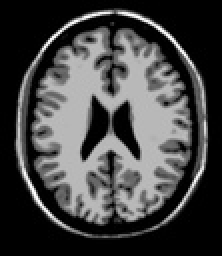
%> input picture A2/A2-22B1053-22B1205-22B1025/T1.jpg, 111 x 128 px, shrunk from 460 x 532 before the run (shown 2 times larger)
$ octave A2Q6.m   (GNU Octave 9; MATLAB toolbox functions it lacks are replaced by stand-ins)
%> lines starting %> are read from the running program, lines starting %| are printed output that depends on the picture
% Load the first image (im) and the second image (im2)
image1 = double(imread('T1.jpg'));
%> image1: size 128x111 double; min 0, max 255, mean 68.5; mean of the top-left, top-right, bottom-left and bottom-right quarters 70.2, 70.6, 67.1, 66
image2 = double(imread('T2.jpg'));
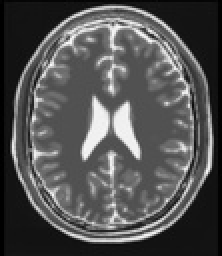
%> input picture A2/A2-22B1053-22B1205-22B1025/T2.jpg, 111 x 128 px, shrunk from 460 x 532 before the run (shown 2 times larger)
%> image2: size 128x111 double; min 0, max 250, mean 82.7; mean of the top-left, top-right, bottom-left and bottom-right quarters 80.9, 86.4, 80.4, 83.1

% Define the bin width for histogram calculations
bin_width = 10;

% Define a range of shifts (tx) to explore
shift_values = -10:10;

% Initialize arrays to store correlation coefficients and QMI values
correlation_coefficients = zeros(1, length(shift_values));
qmi_values = zeros(1, length(shift_values));

% Loop through different shift values (tx)
for i = 1:length(shift_values)
    shift_x = shift_values(i);

    % Apply the shift to the second image (im2)
    if shift_x < 0
        shifted_image2 = [image2(:, abs(shift_x) + 1:end), zeros(size(image2, 1), abs(shift_x))];
    elseif shift_x > 0
        shifted_image2 = [zeros(size(image2, 1), shift_x), image2(:, 1:end - shift_x)];
    else
        shifted_image2 = image2; % No shift
    end

    % Initialize histograms and joint histogram
    num_bins = round(256 / bin_width);
    joint_histogram = zeros(num_bins, num_bins);
    histogram_image1 = zeros(num_bins, 1);
    histogram_shifted_image2 = zeros(num_bins, 1);

    % Calculate joint histogram
    for a = 1:size(image1, 1)
        for j = 1:size(image1, 2)
            bin_image1 = floor(double(image1(a, j)) / bin_width) + 1;
            bin_shifted_image2 = floor(double(shifted_image2(a, j)) / bin_width) + 1;
            joint_histogram(bin_image1, bin_shifted_image2) = joint_histogram(bin_image1, bin_shifted_image2) + 1;
        end
    end

    % Calculating Marginal histograms from Joint Histograms
    for x = 1:size(joint_histogram, 1)
        for y = 1:size(joint_histogram, 2)
            histogram_image1(x) = histogram_image1(x) + joint_histogram(x, y);
            histogram_shifted_image2(y) = histogram_shifted_image2(y) + joint_histogram(x, y);
        end
    end

    % Normalize histograms and joint histogram
    joint_histogram = joint_histogram / sum(joint_histogram(:));
    histogram_image1 = histogram_image1 / sum(histogram_image1);
    histogram_shifted_image2 = histogram_shifted_image2 / sum(histogram_shifted_image2);

    % Calculate the correlation coefficient (ρ)
    % Compute the means of each image manually
    mean_image1 = sum(image1(:)) / numel(image1);
    mean_shifted_image2 = sum(shifted_image2(:)) / numel(shifted_image2(:));

    numerator=0;
    denominator_image1=0;
    denominator_shifted_image2=0;
    % Calculate the numerator and denominators manually
    for a = 1:size(image1, 1)
        for j = 1:size(image1, 2)
            diff_image1 = image1(a, j) - mean_image1;
            diff_shifted_image2 = shifted_image2(a, j) - mean_shifted_image2;

            numerator = numerator + (diff_image1 * diff_shifted_image2);
            denominator_image1 = denominator_image1 + (diff_image1^2);
            denominator_shifted_image2 = denominator_shifted_image2 + (diff_shifted_image2^2);
        end
    end

    % Finally
    correlation_coefficients(i) = numerator / (sqrt(denominator_image1) * sqrt(denominator_shifted_image2));

    % Calculate the Quadratic Mutual Information (QMI)
    qmi = 0;
    for a = 1:size(joint_histogram, 1)
        for j = 1:size(joint_histogram, 2)
            qmi = qmi + (joint_histogram(a, j) - histogram_image1(a) * histogram_shifted_image2(j))^2;
        end
    end
    qmi_values(i) = qmi;
end
%> this loop made 21 passes
%> mean_shifted_image2 on passes 1 to 12: 80.18, 80.64, 81.14, 81.69, 82.05, 82.24, 82.4, 82.58, 82.72, 82.72, 82.72, 82.72
%> pass 1, `joint_histogram = joint_histogram / sum(joint_histogram(:));`:
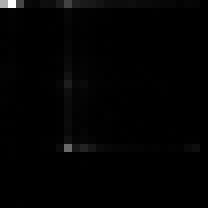
%> joint_histogram: size 26x26 double (shown 8 times larger); min 0, max 0.142, mean 0.00148; drawn with min black and max white
%> after the loop:
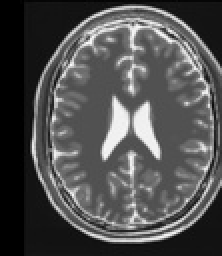
%> shifted_image2: size 128x111 double (shown 2 times larger); min 0, max 250, mean 79.6
%> after the loop, correlation_coefficients = 21 values, max 0.374 at index 20, min 0.144 at index 11, mean 0.318; histogram_image1 = 26 values, max 0.476 at index 1, min 0.00169 at index 22, mean 0.0385; histogram_shifted_image2 = 26 values, max 0.203 at index 9, min 0.000211 at index 26, mean 0.0385; qmi_values = 21 values, max 0.0399 at index 11, min 0.0126 at index 21, mean 0.0216

% Create a figure with two subplots to display results
figure;

% Plot 1: Correlation Coefficient vs. Shift (Original Image 2)
plot(shift_values, correlation_coefficients, '-o');
xlabel('Shift (tx pixels)');
ylabel('Correlation Coefficient');
title('Correlation Coefficient vs. Shift');
%> figure, not shown here; curve peaks at x = 9, y = 0.374

figure;
% Plot 2: QMI vs. Shift (Original Image 2)
plot(shift_values, qmi_values, '-o');
xlabel('Shift (tx pixels)');
ylabel('Quadratic Mutual Information (QMI)');
title('QMI vs. Shift');
%> figure, not shown here; curve peaks at x = 0, y = 0.0399

% Same process for Negative of Image 1
image2 = 255 - image1;
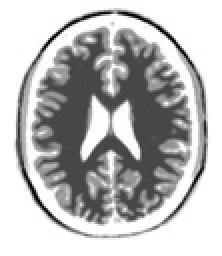
%> image2: size 128x111 double (shown 2 times larger); min 0, max 255, mean 186.5

% Initialize arrays to store correlation coefficients and QMI values
correlation_coefficients = zeros(1, length(shift_values));
qmi_values = zeros(1, length(shift_values));

% Loop through different shift values (tx)
for i = 1:length(shift_values)
    shift_x = shift_values(i);

    % Apply the shift to the second image (im2)
    if shift_x < 0
        shifted_image2 = [image2(:, abs(shift_x) + 1:end), zeros(size(image2, 1), abs(shift_x))];
    elseif shift_x > 0
        shifted_image2 = [zeros(size(image2, 1), shift_x), image2(:, 1:end - shift_x)];
    else
        shifted_image2 = image2; % No shift
    end

    % Initialize histograms and joint histogram
    num_bins = round(256 / bin_width);
    joint_histogram = zeros(num_bins, num_bins);
    histogram_image1 = zeros(num_bins, 1);
    histogram_shifted_image2 = zeros(num_bins, 1);

    % Calculate joint histogram
    for a = 1:size(image1, 1)
        for j = 1:size(image1, 2)
            bin_image1 = floor(double(image1(a, j)) / bin_width) + 1;
            bin_shifted_image2 = floor(double(shifted_image2(a, j)) / bin_width) + 1;
            joint_histogram(bin_image1, bin_shifted_image2) = joint_histogram(bin_image1, bin_shifted_image2) + 1;
        end
    end

    % Calculating Marginal histograms from Joint Histograms
    for x = 1:size(joint_histogram, 1)
        for y = 1:size(joint_histogram, 2)
            histogram_image1(x) = histogram_image1(x) + joint_histogram(x, y);
            histogram_shifted_image2(y) = histogram_shifted_image2(y) + joint_histogram(x, y);
        end
    end

    % Normalize histograms and joint histogram
    joint_histogram = joint_histogram / sum(joint_histogram(:));
    histogram_image1 = histogram_image1 / sum(histogram_image1);
    histogram_shifted_image2 = histogram_shifted_image2 / sum(histogram_shifted_image2);

    numerator=0;
    denominator_image1=0;
    denominator_shifted_image2=0;
    % Calculate the correlation coefficient (ρ)
    % Compute the means of each image manually
    mean_image1 = sum(image1(:)) / numel(image1);
    mean_shifted_image2 = sum(shifted_image2(:)) / numel(shifted_image2(:));

    % Calculate the numerator and denominators manually
    for a = 1:size(image1, 1)
        for j = 1:size(image1, 2)
            diff_image1 = image1(a, j) - mean_image1;
            diff_shifted_image2 = shifted_image2(a, j) - mean_shifted_image2;

            numerator = numerator + (diff_image1 * diff_shifted_image2);
            denominator_image1 = denominator_image1 + (diff_image1^2);
            denominator_shifted_image2 = denominator_shifted_image2 + (diff_shifted_image2^2);
        end
    end

    % Finally
    correlation_coefficients(i) = numerator / (sqrt(denominator_image1) * sqrt(denominator_shifted_image2));

    % Calculate the Quadratic Mutual Information (QMI)
    qmi = 0;
    for a = 1:size(joint_histogram, 1)
        for j = 1:size(joint_histogram, 2)
            qmi = qmi + (joint_histogram(a, j) - histogram_image1(a) * histogram_shifted_image2(j))^2;
        end
    end
    qmi_values(i) = qmi;
end
%> this loop made 21 passes
%> mean_shifted_image2 on passes 1 to 12: 164.2, 166.1, 168.2, 170.4, 172.7, 175, 177.3, 179.6, 181.9, 184.2, 186.5, 184.2
%> pass 1, `shifted_image2 = [image2(:, abs(shift_x) + 1:end), zeros(size(image2, ..`:
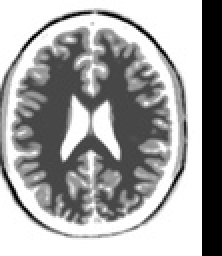
%> shifted_image2: size 128x111 double (shown 2 times larger); min 0, max 255, mean 164.2
%> after the loop:
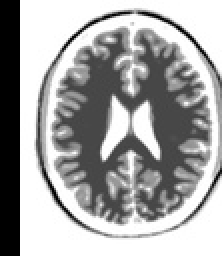
%> shifted_image2: size 128x111 double (shown 2 times larger); min 0, max 255, mean 164.6
%> after the loop, correlation_coefficients = 21 values, max -0.18 at index 21, min -1 at index 11, mean -0.425; histogram_shifted_image2 = 26 values, max 0.387 at index 26, min 0.00162 at index 4, mean 0.0385; qmi_values = 21 values, max 0.0904 at index 11, min 0.0156 at index 19, mean 0.0322

% Create a figure with two subplots to display results
figure;

% Plot 3: Correlation Coefficient vs. Shift (Negative of Image 1)
plot(shift_values, correlation_coefficients, '-o');
xlabel('Shift (tx pixels)');
ylabel('Correlation Coefficient');
title('Correlation Coefficient vs. Shift');
%> figure, not shown here; curve peaks at x = 10, y = -0.18

figure;
% Plot 4: QMI vs. Shift (Negative of Image 1)
plot(shift_values, qmi_values, '-o');
xlabel('Shift (tx pixels)');
ylabel('Quadratic Mutual Information (QMI)');
title('QMI vs. Shift');
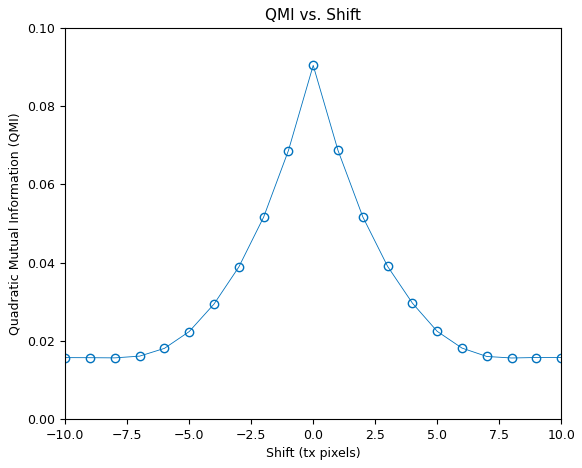
%> figure redrawn from the program's plot data; curve peaks at x = 0, y = 0.0904
